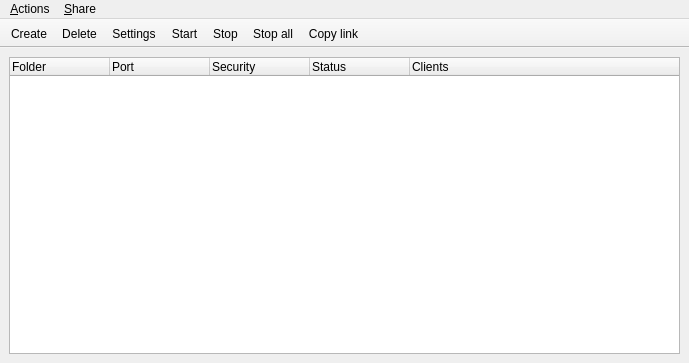
<ui version="4.0" >
 <author></author>
 <comment></comment>
 <exportmacro></exportmacro>
 <class>Gui</class>
 <widget class="QMainWindow" name="Gui" >
  <property name="geometry" >
   <rect>
    <x>0</x>
    <y>0</y>
    <width>689</width>
    <height>363</height>
   </rect>
  </property>
  <property name="acceptDrops" >
   <bool>true</bool>
  </property>
  <property name="windowTitle" >
   <string>neteK</string>
  </property>
  <widget class="QWidget" name="centralWidget" >
   <layout class="QVBoxLayout" >
    <property name="margin" >
     <number>9</number>
    </property>
    <property name="spacing" >
     <number>6</number>
    </property>
    <item>
     <widget class="QTreeWidget" name="shareList" >
      <property name="alternatingRowColors" >
       <bool>true</bool>
      </property>
      <property name="indentation" >
       <number>0</number>
      </property>
      <column>
       <property name="text" >
        <string>Folder</string>
       </property>
      </column>
      <column>
       <property name="text" >
        <string>Port</string>
       </property>
      </column>
      <column>
       <property name="text" >
        <string>Security</string>
       </property>
      </column>
      <column>
       <property name="text" >
        <string>Status</string>
       </property>
      </column>
      <column>
       <property name="text" >
        <string>Clients</string>
       </property>
      </column>
     </widget>
    </item>
   </layout>
  </widget>
  <widget class="QToolBar" name="toolBar" >
   <property name="movable" >
    <bool>false</bool>
   </property>
   <property name="orientation" >
    <enum>Qt::Horizontal</enum>
   </property>
   <property name="toolButtonStyle" >
    <enum>Qt::ToolButtonTextUnderIcon</enum>
   </property>
   <attribute name="toolBarArea" >
    <number>4</number>
   </attribute>
   <addaction name="action_Create" />
   <addaction name="actionDelete" />
   <addaction name="actionSettings" />
   <addaction name="actionStart" />
   <addaction name="actionStop" />
   <addaction name="actionStop_all" />
   <addaction name="actionCopy_link" />
  </widget>
  <widget class="QMenuBar" name="menuBar" >
   <property name="geometry" >
    <rect>
     <x>0</x>
     <y>0</y>
     <width>689</width>
     <height>33</height>
    </rect>
   </property>
   <widget class="QMenu" name="menu_File" >
    <property name="title" >
     <string>&amp;Actions</string>
    </property>
    <addaction name="actionShow_log" />
    <addaction name="action_Global_settings" />
    <addaction name="separator" />
    <addaction name="action_About" />
    <addaction name="separator" />
    <addaction name="action_Quit" />
   </widget>
   <widget class="QMenu" name="menu_Share" >
    <property name="title" >
     <string>&amp;Share</string>
    </property>
    <addaction name="action_Create" />
    <addaction name="actionDelete" />
    <addaction name="actionSettings" />
    <addaction name="actionStart" />
    <addaction name="actionStop" />
    <addaction name="actionStop_all" />
    <addaction name="actionCopy_link" />
   </widget>
   <addaction name="menu_File" />
   <addaction name="menu_Share" />
  </widget>
  <action name="actionDelete" >
   <property name="icon" >
    <iconset resource="netek_icons.qrc" >:/icons/button_cancel.png</iconset>
   </property>
   <property name="text" >
    <string>&amp;Delete</string>
   </property>
  </action>
  <action name="actionSettings" >
   <property name="icon" >
    <iconset resource="netek_icons.qrc" >:/icons/configure.png</iconset>
   </property>
   <property name="text" >
    <string>S&amp;ettings</string>
   </property>
  </action>
  <action name="actionStart" >
   <property name="icon" >
    <iconset resource="netek_icons.qrc" >:/icons/player_play.png</iconset>
   </property>
   <property name="text" >
    <string>&amp;Start</string>
   </property>
  </action>
  <action name="actionStop" >
   <property name="icon" >
    <iconset resource="netek_icons.qrc" >:/icons/player_stop.png</iconset>
   </property>
   <property name="text" >
    <string>S&amp;top</string>
   </property>
  </action>
  <action name="action_Global_settings" >
   <property name="icon" >
    <iconset resource="netek_icons.qrc" >:/icons/configure.png</iconset>
   </property>
   <property name="text" >
    <string>&amp;Global settings</string>
   </property>
  </action>
  <action name="action_Quit" >
   <property name="icon" >
    <iconset resource="netek_icons.qrc" >:/icons/exit.png</iconset>
   </property>
   <property name="text" >
    <string>&amp;Quit</string>
   </property>
   <property name="shortcut" >
    <string>Ctrl+Q</string>
   </property>
  </action>
  <action name="action_Create_share" >
   <property name="icon" >
    <iconset resource="netek_icons.qrc" >:/icons/add.png</iconset>
   </property>
   <property name="text" >
    <string>&amp;Create share</string>
   </property>
  </action>
  <action name="actionNetek" >
   <property name="icon" >
    <iconset resource="netek_icons.qrc" >:/icons/netek.png</iconset>
   </property>
   <property name="text" >
    <string>&amp;neteK</string>
   </property>
  </action>
  <action name="action_Create" >
   <property name="icon" >
    <iconset resource="netek_icons.qrc" >:/icons/add.png</iconset>
   </property>
   <property name="text" >
    <string>&amp;Create</string>
   </property>
  </action>
  <action name="actionCopy_link" >
   <property name="icon" >
    <iconset resource="netek_icons.qrc" >:/icons/www.png</iconset>
   </property>
   <property name="text" >
    <string>Copy &amp;link</string>
   </property>
  </action>
  <action name="actionShow_log" >
   <property name="icon" >
    <iconset resource="netek_icons.qrc" >:/icons/toggle_log.png</iconset>
   </property>
   <property name="text" >
    <string>Show &amp;log</string>
   </property>
  </action>
  <action name="action_About" >
   <property name="icon" >
    <iconset resource="netek_icons.qrc" >:/icons/netek.png</iconset>
   </property>
   <property name="text" >
    <string>&amp;About neteK</string>
   </property>
  </action>
  <action name="actionStop_all" >
   <property name="icon" >
    <iconset resource="netek_icons.qrc" >:/icons/stop.png</iconset>
   </property>
   <property name="text" >
    <string>Stop &amp;all</string>
   </property>
  </action>
 </widget>
 <pixmapfunction></pixmapfunction>
 <tabstops>
  <tabstop>shareList</tabstop>
 </tabstops>
 <resources>
  <include location="netek_icons.qrc" />
 </resources>
 <connections/>
</ui>
